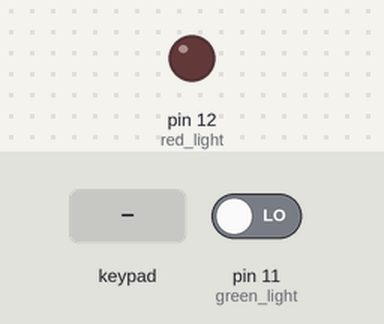
Bench run of a sketch on a simulated Arduino Uno, built with avr-gcc and run on an emulated ATmega328P. Parts: output pins drawn as LEDs (lit = HIGH). Inputs (shaded band) come from the test bench; at power-on: pin 11 (green_light) LOW. What the sketch prints to the serial monitor is not drawn.

Above: at 4.2 s.
4.3 s: key '#' pressed
14.7 s: pin 11 (green_light) driven HIGH
At 15.6 s:
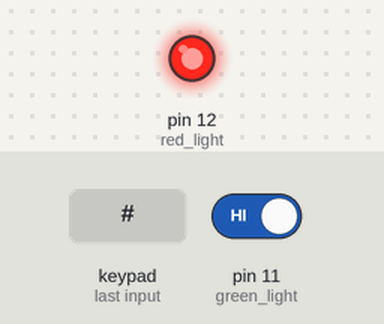
Timing chart, 0 to 17.2 s (numbered marks = the images above; inputs shaded):
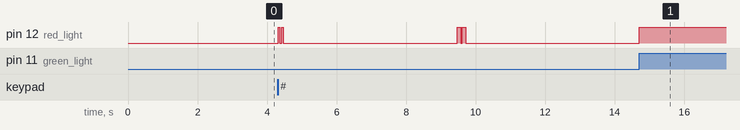

The sketch:

arduino_keypad.ino
```cpp
#include <Password.h> //http://playground.arduino.cc/uploads/Code/Password.zip //tells to use password library
#include <Keypad.h> //http://www.arduino.cc/playground/uploads/Code/Keypad.zip  //tells to use keypad library

Password password = Password( "234" ); //password to unlock, can be changed

const byte ROWS = 4; // Four rows
const byte COLS = 4; // columns
// Define the Keymap
char keys[ROWS][COLS] = {
{'1','2','3'},
{'4','5','6'},
{'7','8','9'},
{'*','0','#'}
};
// Connect keypad ROW0, ROW1, ROW2 and ROW3 to these Arduino pins.
byte rowPins[ROWS] = { 9, 8, 7, 6 };// Connect keypad COL0, COL1 and COL2 to these Arduino pins.
byte colPins[COLS] = { 5, 4, 3 };


// Create the Keypad
Keypad keypad = Keypad( makeKeymap(keys), rowPins, colPins, ROWS, COLS );
int sensor = 0;
int active=0;
void setup(){
  Serial.begin(9600);
  delay(3000);
  pinMode(11, INPUT);  //green light
  pinMode(12, OUTPUT);  //red light
  keypad.addEventListener(keypadEvent); //add an event listener for this keypad


  }

void loop(){
 sensor = digitalRead(11);
if( sensor == HIGH&& active==1){

digitalWrite(12, HIGH);
}
  keypad.getKey();
  }
  //take care of some special events
  void keypadEvent(KeypadEvent eKey){
  switch (keypad.getState()){
  case PRESSED:

  Serial.print("Enter:");
  Serial.println(eKey);
  delay(10);

  Serial.write(254);

  switch (eKey){
    case '*': checkPassword(); delay(1); break;

    case '1': password.reset(); delay(1); break;

    case '#':
    password.reset();
    if(active == 0){
    digitalWrite(12, HIGH);
    delay(50);
    digitalWrite(12, LOW);
    delay(50);
    digitalWrite(12, HIGH);
    delay(50);
    digitalWrite(12, LOW);
    delay(5000);
        digitalWrite(12, HIGH);
    delay(100);
    digitalWrite(12, LOW);
    delay(50);
    digitalWrite(12, HIGH);
    delay(100);
    digitalWrite(12, LOW);

    active=1;
  }
     default: password.append(eKey); delay(1);
}
}
}
void checkPassword(){

if (password.evaluate()){  //if password is right
  digitalWrite(12, HIGH);
    delay(50);
    digitalWrite(12, LOW);
    Serial.println("Accepted");

active=0;
digitalWrite(12, LOW);//turn off the alarm
delay(5000);


}
else{


}
}
```

Measured:
- after the input at 14.7 s, pin 12 (red_light): LOW → HIGH at once
